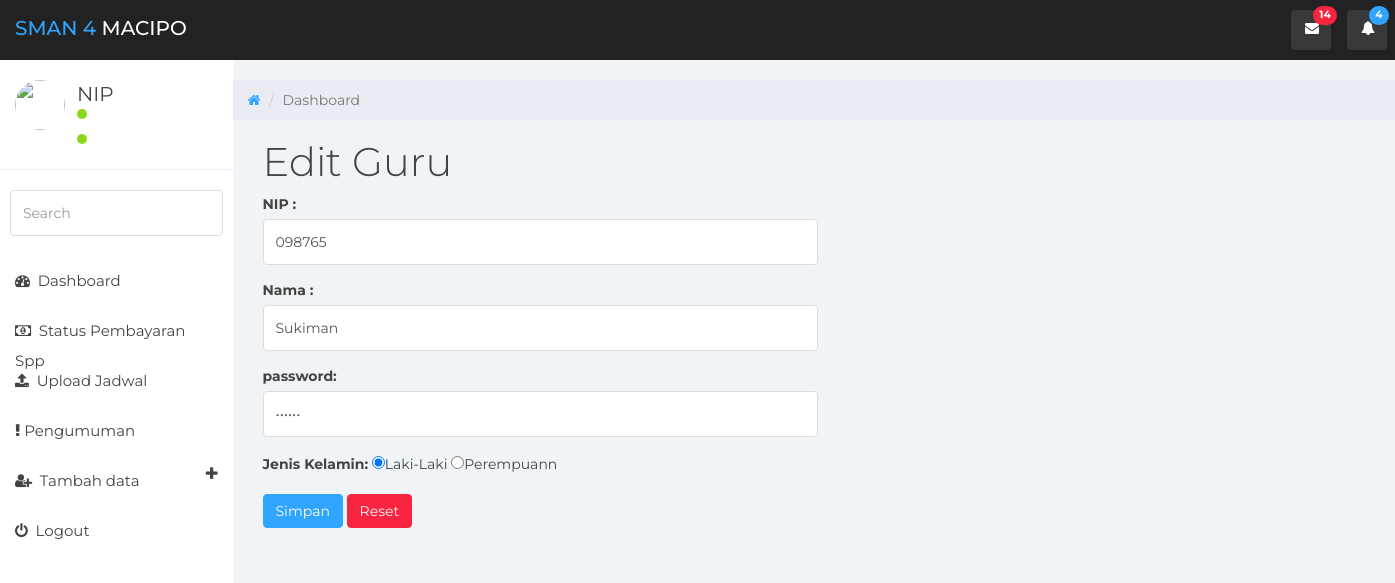
/C_pegawai/edit/1, run on the app's committed database.
### tables this page shows
CREATE TABLE `pegawai` (
  `id` int(11) NOT NULL,
  `nip` varchar(50) NOT NULL,
  `nama` varchar(50) NOT NULL,
  `password` varchar(50) NOT NULL,
  `gender` enum('L','P') NOT NULL,
  `status_user` int(11) DEFAULT NULL,
  `foto` varchar(255) NOT NULL
);

### application/controllers/C_pegawai.php (called while the page is built, shortened)
<?php
class C_pegawai extends CI_Controller
{
    public function __construct()
    {
        $this->load->model("Pegawai_model");
        $this->load->library('form_validation');
    }
    public function edit($id=null)
    {
         var_dump($id);
        $var = $this->Pegawai_model;
        $data["pegawai"] = $var->getById($id);
        $this->load->view("template_admin/header");
        $this->load->view("admin/editpegawai", $data);
        $this->load->view("template_admin/sidebar");
        $this->load->view("template_admin/footer");
    }
}

### index.php (called while the page is built, shortened)
<?php
require_once BASEPATH.'core/CodeIgniter.php';

### application/models/Pegawai_model.php (called while the page is built, shortened)
<?php defined('BASEPATH') OR exit('No direct script access allowed') ;
class Pegawai_model extends CI_Model {
	private $_table = "pegawai" ;
	public function getById($id) {
		return $this->db->get_where($this->_table , ["id"])->row() ;
	}
}

### application/views/admin/editpegawai.php (the view, shortened to what this page needs)
<div class="col-sm-9 col-sm-offset-3 col-lg-10 col-lg-offset-2 main">
		<div class="row">
			<ol class="breadcrumb">
				<li><a href="#">
					<em class="fa fa-home"></em>
				</a></li>
				<li class="active">Dashboard</li>
			</ol>
		</div>
    <div class="container">
		<div class="row mt-3">
			<div class="col-md-6">
            <div class="card">
                <div class="card-header">
                    <h1>Edit Guru</h1>
                </div>
<div class="card-body">
<form action="<?php echo base_url("C_pegawai/edit/$pegawai->id") ?>" method="post" enctype="multipart/form-data" >
		<div class="form-group">
			<label for="nip">NIP :</label>
			<input type="text" class="form-control" name="nip" value="<?php echo $pegawai->nip ?>">
		</div>
		<div class="form-group">
			<label for="nama">Nama :</label>
			<input type="text" class="form-control" name="nama" value="<?php echo $pegawai->nama ?>">
		</div>
		<div class="form-group">
            <label for="password">password:</label>
            <input type="password" class="form-control" name="password" value = "<?php echo $pegawai->password ?>">
        </div>
		<div class="form-group">
        	<label for="jk">Jenis Kelamin:</label>
        	<input type="radio" name="gender" value="L" <?php if($pegawai->gender == 'L'){ echo 'checked'; } ?>>Laki-Laki
        	<input type="radio" name="gender" value="P" <?php if($pegawai->gender == 'P'){ echo 'checked'; } ?>>Perempuann
        </div>
            <button type="submit" class="btn btn-primary">Simpan</button>
            <button type="reset" class="btn btn-danger">Reset</button>
    </form>
</div>
                </div>
			</div>
		</div>
    </div>
</div>

### assets_admin/css/styles.css (style rules this page uses)
body { background: #f1f4f7; padding-top: 60px; font-size: 14px; color: #444444; font-family: "Montserrat", "Helvetica Neue", Helvetica, Arial, sans-serif; }
a, a:hover, a:focus { color: #30a5ff; }
h1, h2, h3, h4, h5, h6 { color: #444444; }
h1 { font-weight: 300; font-size: 40px; }
input.form-control { border: 1px solid #ddd; box-shadow: none; height: 46px; }
.btn-primary, .btn-primary:hover, .btn-primary:focus, .btn-primary:active, .btn-primary.active, .open > .dropdown-toggle.btn-primary, .btn-primary.disabled, .btn-primary[disabled], fieldset[disabled] .btn-primary, .btn-primary.disabled:hover, .btn-primary[disabled]:hover, fieldset[disabled] .btn-primary:hover, .btn-primary.disabled:focus, .btn-primary[disabled]:focus, fieldset[disabled] .btn-primary:focus, .btn-primary.disabled:active, .btn-primary[disabled]:active, fieldset[disabled] .btn-primary:active, .btn-primary.disabled.active, .btn-primary[disabled].active, fieldset[disabled] .btn-primary.active { background-color: #30a5ff; border-color: #30a5ff; }
.btn-danger, .btn-danger:hover, .btn-danger:focus, .btn-danger:active, .btn-danger.active, .open > .dropdown-toggle.btn-danger, .btn-danger.disabled, .btn-danger[disabled], fieldset[disabled] .btn-danger, .btn-danger.disabled:hover, .btn-danger[disabled]:hover, fieldset[disabled] .btn-danger:hover, .btn-danger.disabled:focus, .btn-danger[disabled]:focus, fieldset[disabled] .btn-danger:focus, .btn-danger.disabled:active, .btn-danger[disabled]:active, fieldset[disabled] .btn-danger:active, .btn-danger.disabled.active, .btn-danger[disabled].active, fieldset[disabled] .btn-danger.active { background-color: #f9243f; border-color: #f9243f; }
.breadcrumb { border-radius: 0; padding: 10px 15px 10px 15px; background: #e9ecf2; margin: 0; }

### data on the page
pegawai: nip "098765", nama "Sukiman", gender "☑"
